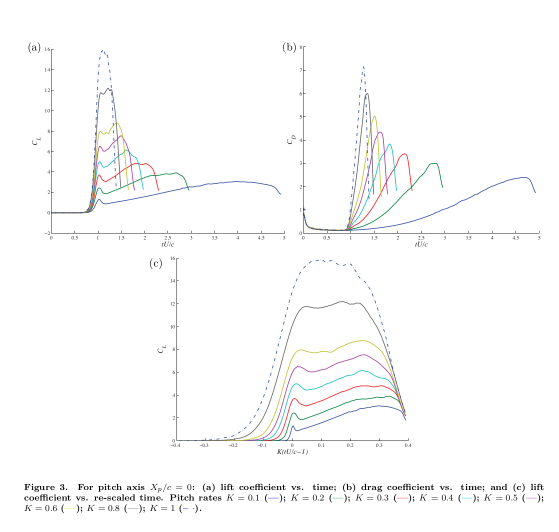
#> input picture figs/pitch_plot_tobedigitized.png, 1117 x 1063 px (shown at 1/2 size)
$ python digitize.py
#> lines starting #> are read from the running program, lines starting #| are printed output that depends on the picture
"""Extract the eight coloured traces in each panel of pitch_plot_tobedigitized.png.

Run with: conda run -n plot-digitizer python digitize.py
Coordinates below are pixel positions of the labelled plot-axis intersections.
"""

from __future__ import annotations

import csv
from pathlib import Path

import cv2
import matplotlib.pyplot as plt
import numpy as np
from PIL import Image


HERE = Path(__file__).resolve().parent
SOURCE = HERE.parent / "pitch_plot_tobedigitized.png"
RGB = np.asarray(Image.open(SOURCE).convert("RGB"))

# x(pixel at axis minimum), x(pixel at axis maximum), x-min, x-max,
# y(pixel at zero), y(pixel at top tick), y-max
PANELS = {
    "a_lift_time": (102.5, 568.5, 0.0, 5.0, 425.1, 98.4, 16.0),
    "b_drag_time": (606.4, 1072.4, 0.0, 5.0, 466.2, 93.2, 8.0),
    "c_lift_rescaled_time": (354.3, 816.3, -0.4, 0.4, 880.7, 516.1, 16.0),
}

# Reference colours measured from the un-antialiased centres of the curves.
COLORS = {
    0.1: (57, 83, 164),
    0.2: (9, 129, 64),
    0.3: (237, 32, 36),
    0.4: (26, 188, 189),
    0.5: (165, 62, 151),
    0.6: (190, 191, 50),
    0.8: (99, 100, 102),
    1.0: (57, 83, 164),  # dash-dot; separated spatially from solid K=0.1
}

# Last visible x coordinates; the figure does not show every curve to x-max.
ENDS = {
    "a_lift_time": {0.1: 562, 0.2: 379, 0.3: 317, 0.4: 275, 0.5: 258, 0.6: 267, 0.8: 257, 1.0: 239},
    "b_drag_time": {0.1: 1072, 0.2: 886, 0.3: 826, 0.4: 794, 0.5: 776, 0.6: 764, 0.8: 750, 1.0: 741},
    "c_lift_rescaled_time": {rate: 816 for rate in COLORS},
}


def pixel_mask(color: tuple[int, int, int], panel: str) -> np.ndarray:
    p = PANELS[panel]
    xmin, xmax = int(np.ceil(p[0])), int(np.floor(p[1]))
    ymin, ymax = int(np.ceil(p[5])), int(np.floor(p[4]))
    crop = RGB[ymin : ymax + 1, xmin : xmax + 1].astype(np.int32)
    distance = np.sqrt(np.sum((crop - np.array(color, dtype=np.int32)) ** 2, axis=2))
    mask = np.zeros(RGB.shape[:2], dtype=bool)
    mask[ymin : ymax + 1, xmin : xmax + 1] = distance < 32
    return mask


def columns(mask: np.ndarray, xmin: int, xmax: int) -> tuple[np.ndarray, np.ndarray]:
    xs, ys = [], []
    for x in range(xmin, xmax + 1):
        hits = np.flatnonzero(mask[:, x])
        if len(hits):
            xs.append(x)
            ys.append(float(np.median(hits)))
    return np.array(xs), np.array(ys)


def trace_masks(panel: str) -> dict[float, np.ndarray]:
    masks = {rate: pixel_mask(color, panel) for rate, color in COLORS.items()}
    blue = masks[0.1]
    green = masks[0.2]
    grey = masks[0.8]
    xmin, xmax = int(np.ceil(PANELS[panel][0])), int(np.floor(PANELS[panel][1]))
    green_x, green_y = columns(green, xmin, xmax)
    grey_x, grey_y = columns(grey, xmin, xmax)
    solid = np.zeros_like(blue)
    dashed = np.zeros_like(blue)
    for x in range(xmin, xmax + 1):
        hits = np.flatnonzero(blue[:, x])
        if not len(hits):
            continue
        if len(green_x) and green_x[0] <= x <= green_x[-1]:
            boundary = np.interp(x, green_x, green_y)
            dashed[hits[hits < boundary - 3.0], x] = True
            solid[hits[hits > boundary + 3.0], x] = True
        elif grey_x[0] <= x < green_x[0]:
            boundary = np.interp(x, grey_x, grey_y)
            dashed[hits[hits < boundary - 3.0], x] = True
        elif panel == "c_lift_rescaled_time" and x > green_x[-1]:
            boundary = np.interp(x, [green_x[-1], 811], [green_y[-1], 840.0])
            dashed[hits[hits < boundary - 2.0], x] = True
            solid[hits[hits > boundary + 2.0], x] = True
        elif x > green_x[-1]:
            solid[hits, x] = True
    masks[0.1], masks[1.0] = solid, dashed
    return masks


def convert(panel: str, px: np.ndarray, py: np.ndarray) -> tuple[np.ndarray, np.ndarray]:
    x0, x1, u0, u1, y0, y1, v1 = PANELS[panel]
    return u0 + (px - x0) * (u1 - u0) / (x1 - x0), (y0 - py) * v1 / (y0 - y1)


def main() -> None:
    rows = []
    fig, axes = plt.subplots(2, 2, figsize=(14, 10), layout="constrained")
    axes = axes.flat
    for panel_index, panel in enumerate(PANELS):
        p = PANELS[panel]
        xmin, xmax = int(np.ceil(p[0])), int(np.floor(p[1]))
        masks = trace_masks(panel)
        ax = axes[panel_index]
        for rate, color in COLORS.items():
            end = ENDS[panel][rate]
            obs_x, obs_y = columns(masks[rate], xmin, min(xmax, end))
            if panel == "b_drag_time":
                keep = obs_x > 696
                obs_x, obs_y = obs_x[keep], obs_y[keep]
            if len(obs_x) < 5:
                raise RuntimeError(f"Too few pixels for {panel}, K={rate}")
            # The rightmost masks sometimes contain no curve pixels. Do not
            # extend the last observed value as a spurious horizontal tail.
            actual_end = 811 if panel == "c_lift_rescaled_time" else int(obs_x[-1])
            grid_x = np.arange(xmin, actual_end + 1)
            grid_y = np.interp(grid_x, obs_x, obs_y)
            observed = np.isin(grid_x, obs_x)
            if panel != "b_drag_time":
                grid_y[grid_x < obs_x[0]] = p[4]
            else:
                # Early drag is shared by the eight nearly coincident traces.
                # Use the visible grey reference there, then join each colour.
                common_x, common_y = columns(pixel_mask(COLORS[0.8], panel), xmin, 696)
                early = grid_x <= 696
                grid_y[early] = np.interp(grid_x[early], common_x, common_y)
            if panel == "c_lift_rescaled_time":
                # The coloured traces merge at the shared visible endpoint.
                # Their last separate pixels are joined to that point.
                join = grid_x > obs_x[-1]
                grid_y[join] = np.interp(grid_x[join], [obs_x[-1], 811], [obs_y[-1], 840.0])
            # Short-window median rejects isolated antialiasing fragments.
            grid_y = cv2.medianBlur(grid_y.astype(np.float32).reshape(1, -1), 5).ravel()
            plot_x, plot_y = convert(panel, grid_x, grid_y)
            plot_y = np.clip(plot_y, 0, p[6])
            style = "-." if rate == 1.0 else "-"
            ax.plot(plot_x, plot_y, linestyle=style, color=np.array(color) / 255, lw=1.2, label=f"K={rate:g}")
            for px, x, y, seen in zip(grid_x, plot_x, plot_y, observed):
                status = "observed" if seen else "interpolated"
                if panel == "c_lift_rescaled_time" and px > obs_x[-1]:
                    status = "shared_endpoint"
                elif panel == "b_drag_time" and px <= 696:
                    status = "common_baseline"
                elif px < obs_x[0]:
                    status = "common_baseline"
                rows.append((panel, f"{rate:g}", f"{x:.6f}", f"{y:.6f}", status))
            print(f"{panel:22s} K={rate:g}: {len(obs_x):3d} observed columns, {len(grid_x):3d} total, visible x={obs_x[0]}..{obs_x[-1]}")
        ax.set_xlim(p[2], p[3])
        ax.set_ylim(0, p[6])
        ax.set_xlabel("tU/c" if panel != "c_lift_rescaled_time" else "K(tU/c − 1)")
        ax.set_ylabel("C_L" if panel != "b_drag_time" else "C_D")
        ax.set_title(panel.replace("_", " "))
        ax.grid(alpha=0.2)
#> this loop made 3 passes
#> pass 1, in pixel_mask, `crop = RGB[ymin : ymax + 1, xmin : xmax + 1].astype(np.int32)`:
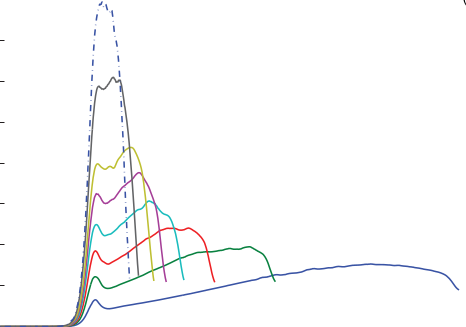
#> crop: shape (327, 466, 3) int32; mean R, G, B 250.9, 251.1, 251.3
#> pass 1, in pixel_mask, `distance = np.sqrt(np.sum((crop - np.array(color, dtype=np.int32)) ** ..`:
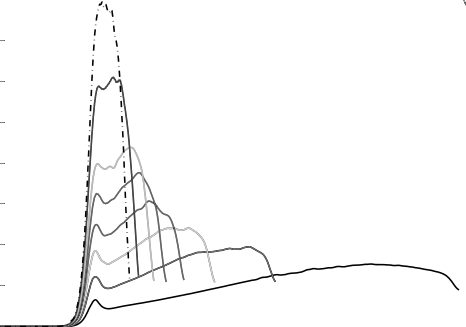
#> distance: shape (327, 466) float64; min 0, max 277.6, mean 272.3; drawn with min black and max white
#> pass 1, in pixel_mask (call 3), `distance = np.sqrt(np.sum((crop - np.array(color, dtype=np.int32)) ** ..`:
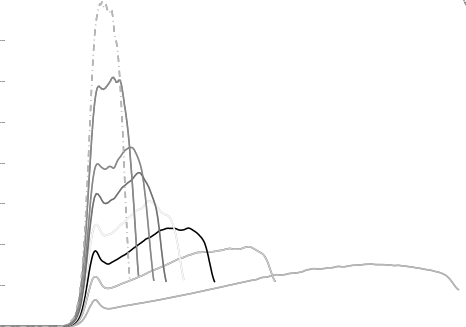
#> distance: shape (327, 466) float64; min 0, max 313.1, mean 309.1; drawn with min black and max white
#> after the loop, rows = 7102 items
    axes[3].axis("off")
    axes[3].legend(*axes[0].get_legend_handles_labels(), loc="center", ncol=2, frameon=False)
    fig.savefig(HERE / "redrawn.png", dpi=180)
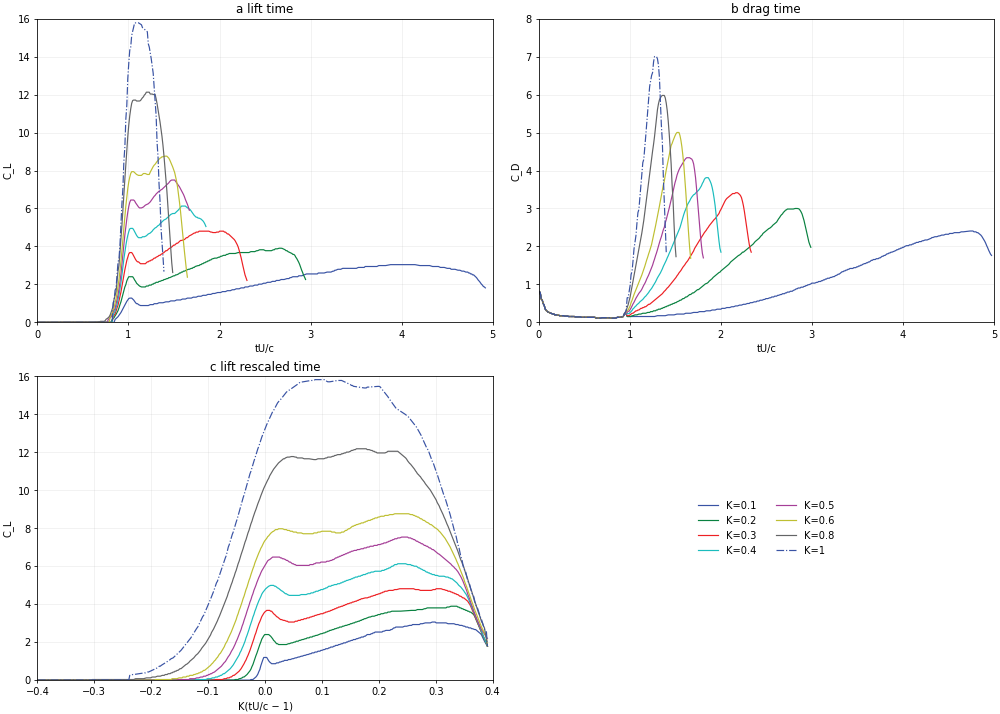
#> figure drawn by matplotlib, 3 panels; panel 1: curve peaks at x = 3.88, y = 3.04; panel 1: curve peaks at x = 2.66, y = 3.91; panel 1: curve peaks at x = 1.78, y = 4.8; panel 2: curve peaks at x = 4.74, y = 2.41
    plt.close(fig)
    with (HERE / "curves.csv").open("w", newline="") as f:
        writer = csv.writer(f)
        writer.writerow(["panel", "K", "x", "coefficient", "source"])
        writer.writerows(rows)


if __name__ == "__main__":
    main()
